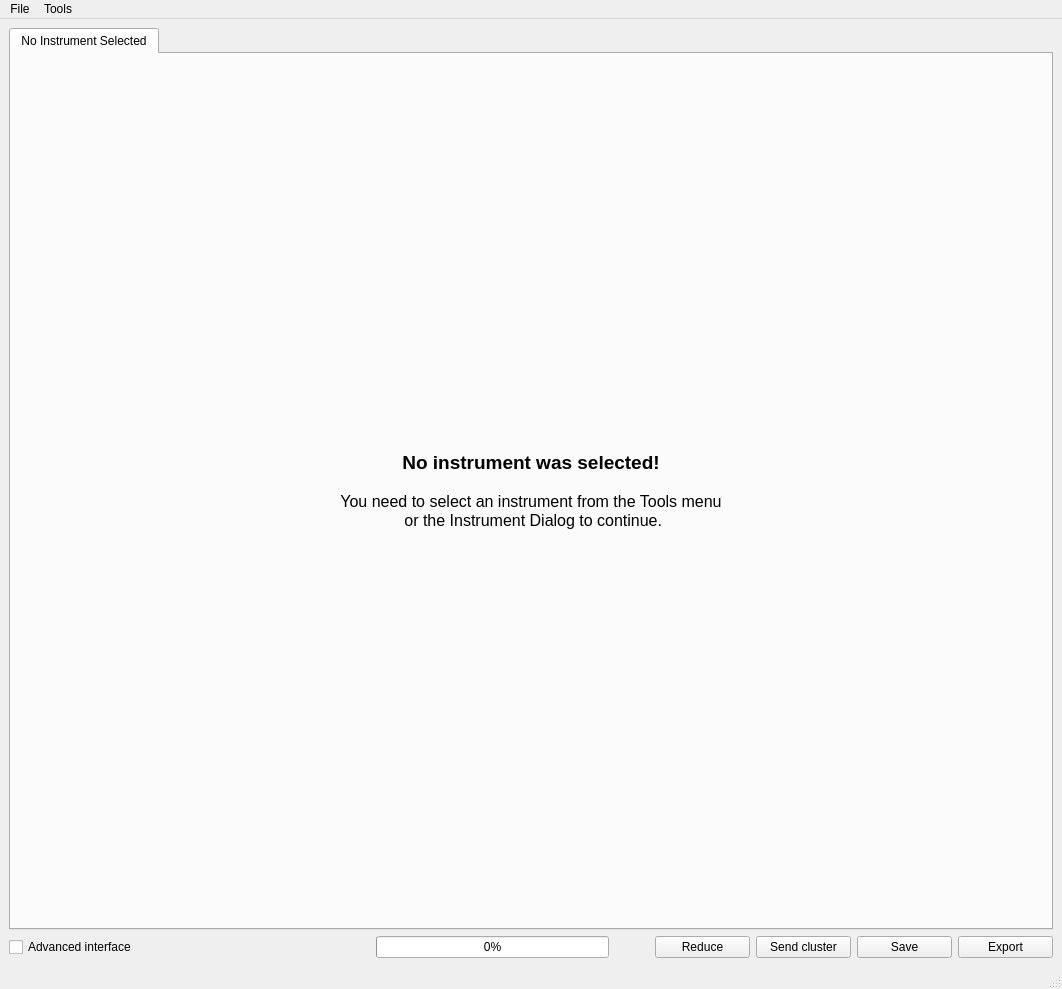
<?xml version="1.0" encoding="UTF-8"?>
<ui version="4.0">
 <class>SANSReduction</class>
 <widget class="QMainWindow" name="SANSReduction">
  <property name="geometry">
   <rect>
    <x>0</x>
    <y>0</y>
    <width>1062</width>
    <height>989</height>
   </rect>
  </property>
  <property name="sizePolicy">
   <sizepolicy hsizetype="Expanding" vsizetype="Expanding">
    <horstretch>0</horstretch>
    <verstretch>0</verstretch>
   </sizepolicy>
  </property>
  <property name="windowTitle">
   <string>SANS Reduction</string>
  </property>
  <widget class="QWidget" name="centralwidget">
   <property name="sizePolicy">
    <sizepolicy hsizetype="Expanding" vsizetype="Expanding">
     <horstretch>0</horstretch>
     <verstretch>0</verstretch>
    </sizepolicy>
   </property>
   <property name="autoFillBackground">
    <bool>true</bool>
   </property>
   <layout class="QVBoxLayout" name="verticalLayout">
    <item>
     <widget class="QTabWidget" name="tabWidget">
      <property name="currentIndex">
       <number>0</number>
      </property>
      <widget class="QWidget" name="tab">
       <attribute name="title">
        <string>No Instrument Selected</string>
       </attribute>
       <layout class="QVBoxLayout" name="verticalLayout_2">
        <item>
         <widget class="QLabel" name="label">
          <property name="text">
           <string>&lt;!DOCTYPE HTML PUBLIC &quot;-//W3C//DTD HTML 4.0//EN&quot; &quot;http://www.w3.org/TR/REC-html40/strict.dtd&quot;&gt;
&lt;html&gt;&lt;head&gt;&lt;meta name=&quot;qrichtext&quot; content=&quot;1&quot; /&gt;&lt;style type=&quot;text/css&quot;&gt;
p, li { white-space: pre-wrap; }
&lt;/style&gt;&lt;/head&gt;&lt;body style=&quot; font-family:'Ubuntu'; font-size:11pt; font-weight:400; font-style:normal;&quot;&gt;
&lt;p align=&quot;center&quot; style=&quot; margin-top:0px; margin-bottom:0px; margin-left:0px; margin-right:0px; -qt-block-indent:0; text-indent:0px;&quot;&gt;&lt;span style=&quot; font-size:14pt; font-weight:600;&quot;&gt;No instrument was selected!&lt;/span&gt;&lt;/p&gt;
&lt;p align=&quot;center&quot; style=&quot;-qt-paragraph-type:empty; margin-top:0px; margin-bottom:0px; margin-left:0px; margin-right:0px; -qt-block-indent:0; text-indent:0px;&quot;&gt;&lt;/p&gt;
&lt;p align=&quot;center&quot; style=&quot; margin-top:0px; margin-bottom:0px; margin-left:0px; margin-right:0px; -qt-block-indent:0; text-indent:0px;&quot;&gt;&lt;span style=&quot; font-size:12pt;&quot;&gt;You need to select an instrument from the Tools menu&lt;/span&gt;&lt;/p&gt;
&lt;p align=&quot;center&quot; style=&quot; margin-top:0px; margin-bottom:0px; margin-left:0px; margin-right:0px; -qt-block-indent:0; text-indent:0px;&quot;&gt;&lt;span style=&quot; font-size:12pt;&quot;&gt; or the Instrument Dialog to continue.&lt;/span&gt;&lt;/p&gt;&lt;/body&gt;&lt;/html&gt;</string>
          </property>
         </widget>
        </item>
       </layout>
      </widget>
     </widget>
    </item>
    <item>
     <layout class="QHBoxLayout" name="horizontalLayout">
      <item>
       <widget class="QCheckBox" name="interface_chk">
        <property name="enabled">
         <bool>true</bool>
        </property>
        <property name="text">
         <string>Advanced interface</string>
        </property>
       </widget>
      </item>
      <item>
       <spacer name="horizontalSpacer_2">
        <property name="orientation">
         <enum>Qt::Horizontal</enum>
        </property>
        <property name="sizeHint" stdset="0">
         <size>
          <width>40</width>
          <height>20</height>
         </size>
        </property>
       </spacer>
      </item>
      <item>
       <widget class="QProgressBar" name="progress_bar">
        <property name="value">
         <number>0</number>
        </property>
       </widget>
      </item>
      <item>
       <spacer name="horizontalSpacer">
        <property name="orientation">
         <enum>Qt::Horizontal</enum>
        </property>
        <property name="sizeType">
         <enum>QSizePolicy::Fixed</enum>
        </property>
        <property name="sizeHint" stdset="0">
         <size>
          <width>40</width>
          <height>20</height>
         </size>
        </property>
       </spacer>
      </item>
      <item>
       <widget class="QPushButton" name="reduce_button">
        <property name="enabled">
         <bool>true</bool>
        </property>
        <property name="minimumSize">
         <size>
          <width>95</width>
          <height>0</height>
         </size>
        </property>
        <property name="toolTip">
         <string>Click to execute reduction.</string>
        </property>
        <property name="text">
         <string>Reduce</string>
        </property>
       </widget>
      </item>
      <item>
       <widget class="QPushButton" name="cluster_button">
        <property name="minimumSize">
         <size>
          <width>95</width>
          <height>0</height>
         </size>
        </property>
        <property name="text">
         <string>Send cluster</string>
        </property>
       </widget>
      </item>
      <item>
       <widget class="QPushButton" name="save_button">
        <property name="enabled">
         <bool>true</bool>
        </property>
        <property name="minimumSize">
         <size>
          <width>95</width>
          <height>0</height>
         </size>
        </property>
        <property name="toolTip">
         <string>Click to save your reduction parameters.</string>
        </property>
        <property name="text">
         <string>Save</string>
        </property>
       </widget>
      </item>
      <item>
       <widget class="QPushButton" name="export_button">
        <property name="enabled">
         <bool>true</bool>
        </property>
        <property name="minimumSize">
         <size>
          <width>95</width>
          <height>0</height>
         </size>
        </property>
        <property name="toolTip">
         <string>Click to export the reduction parameters to a python script that can be run in MantidPlot.</string>
        </property>
        <property name="text">
         <string>Export</string>
        </property>
       </widget>
      </item>
     </layout>
    </item>
   </layout>
  </widget>
  <widget class="QMenuBar" name="menubar">
   <property name="geometry">
    <rect>
     <x>0</x>
     <y>0</y>
     <width>1062</width>
     <height>23</height>
    </rect>
   </property>
   <widget class="QMenu" name="file_menu">
    <property name="title">
     <string>File</string>
    </property>
   </widget>
   <widget class="QMenu" name="tools_menu">
    <property name="title">
     <string>Tools</string>
    </property>
   </widget>
   <addaction name="file_menu"/>
   <addaction name="tools_menu"/>
  </widget>
  <widget class="QStatusBar" name="statusbar"/>
  <action name="actionOpen">
   <property name="text">
    <string>Open...</string>
   </property>
   <property name="toolTip">
    <string>Open a reduction settings file</string>
   </property>
   <property name="shortcut">
    <string>Ctrl+O</string>
   </property>
  </action>
  <action name="actionQuit">
   <property name="text">
    <string>Quit</string>
   </property>
   <property name="shortcut">
    <string>Ctrl+Q, Ctrl+S</string>
   </property>
  </action>
  <action name="actionChange_Instrument">
   <property name="text">
    <string>Change Instrument</string>
   </property>
   <property name="shortcut">
    <string>Ctrl+I</string>
   </property>
  </action>
 </widget>
 <tabstops>
  <tabstop>tabWidget</tabstop>
 </tabstops>
 <resources/>
 <connections/>
 <slots>
  <slot>reduce_clicked()</slot>
  <slot>file_open()</slot>
 </slots>
</ui>
